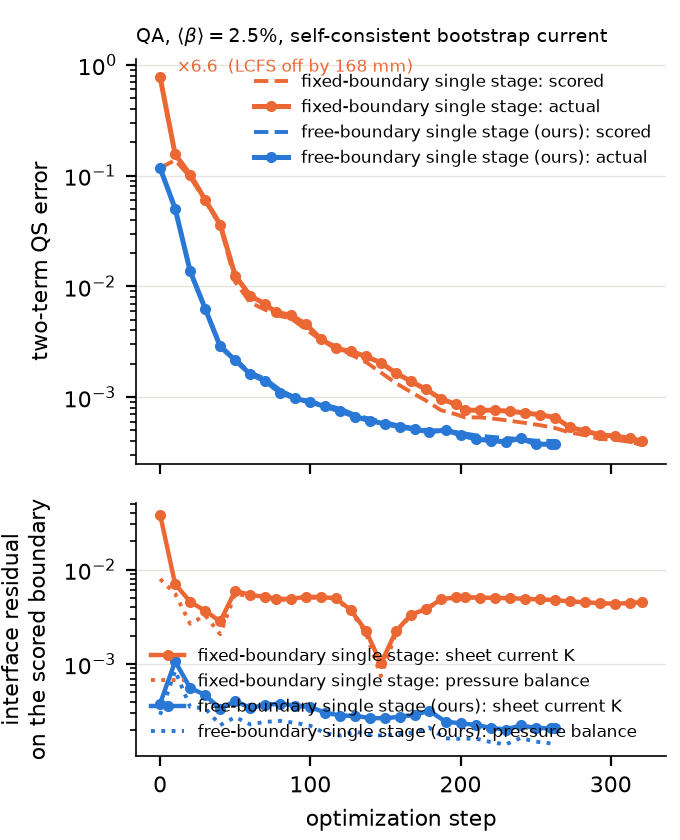

This figure's Python source:
"""Fig. 2: what the optimizer scored vs what the coils actually make, fixed-boundary vs free-boundary single stage.

    python fig2_seen_vs_actual.py runs/fig2/qa4-fixed/steps.jsonl,runs/fig2/qa4-fixed-c1/steps.jsonl:77 runs/fig2/qa4-free-vac029/steps.jsonl analysis/fig2.pdf

Top: two-term QS error vs optimization step; dashed = value the optimizer scored, solid = QS of the
three-term free-boundary equilibrium of that step's coils.  Bottom: the sheet-current and
pressure-balance residuals of the coils on the step's own boundary (what a free-boundary solve must
repair).  Orange = fixed-boundary single stage, blue = free-boundary single stage (ours).
"""
import json
import sys

import matplotlib

matplotlib.use("Agg")
import matplotlib.pyplot as plt

BLUE, ORANGE, MUTED, GRID = "#2a78d6", "#eb6834", "#52514e", "#e5e4e0"


def load(spec):
    """spec = 'a.jsonl,b.jsonl:OFFSET,...': continuation segments restart step numbering at 0, OFFSET re-globalizes them."""
    rows = []
    for part in spec.split(","):
        path, _, off = part.partition(":")
        off = int(off or 0)
        seg = [json.loads(l) for l in open(path) if l.strip()]
        for r in seg:
            if "qa_actual" in r:
                r = dict(r); r["step"] += off
                if not any(abs(q["step"] - r["step"]) < 1e-9 for q in rows):
                    rows.append(r)
    rows.sort(key=lambda r: r["step"])
    return rows


fixed, free, out = load(sys.argv[1]), load(sys.argv[2]), sys.argv[3]
plt.rcParams.update({"font.size": 8, "axes.labelsize": 8, "legend.fontsize": 7, "axes.linewidth": 0.6, "font.family": "sans-serif"})
fig, (a1, a2) = plt.subplots(2, 1, figsize=(3.4, 4.2), dpi=200, sharex=True, gridspec_kw=dict(height_ratios=[1.6, 1], hspace=0.12))
for ax in (a1, a2):
    ax.set_yscale("log"); ax.grid(axis="y", color=GRID, lw=0.5); ax.set_axisbelow(True)
    for side in ("top", "right"):
        ax.spines[side].set_visible(False)

for rows, color, name in ((fixed, ORANGE, "fixed-boundary single stage"), (free, BLUE, "free-boundary single stage (ours)")):
    s = [r["step"] for r in rows]
    a1.plot(s, [r["qa_seen"] for r in rows], color=color, ls="--", lw=1.4, label=f"{name}: scored")
    a1.plot(s, [r["qa_actual"] for r in rows], color=color, ls="-", lw=1.8, marker="o", ms=3, label=f"{name}: actual")
    a2.plot(s, [r["K0"] for r in rows], color=color, ls="-", lw=1.6, marker="o", ms=3, label=f"{name}: sheet current K")
    a2.plot(s, [r["pb0"] for r in rows], color=color, ls=":", lw=1.4, label=f"{name}: pressure balance")
a1.set_ylabel("two-term QS error")
a1.set_title(r"QA, $\langle\beta\rangle = 2.5\%$, self-consistent bootstrap current", fontsize=7, loc="left")
a1.legend(frameon=False, loc="upper right", ncol=1, fontsize=6)
a2.set_ylabel("interface residual\non the scored boundary")
a2.set_xlabel("optimization step")
a2.legend(frameon=False, loc="lower left", ncol=1, fontsize=6)
# annotate the step-0 gap of the fixed arm
r0 = fixed[0]
a1.annotate(f"×{r0['qa_actual']/r0['qa_seen']:.1f}  (LCFS off by {r0['lcfs_mm']:.0f} mm)", xy=(r0["step"], r0["qa_actual"]),
            xytext=(6, 2), textcoords="offset points", fontsize=6, color=ORANGE)
fig.subplots_adjust(left=0.2, right=0.98, top=0.93, bottom=0.1)
fig.savefig(out); fig.savefig(out.replace(".pdf", ".png"))
print("wrote", out, f"fixed rows {len(fixed)}, free rows {len(free)}")
